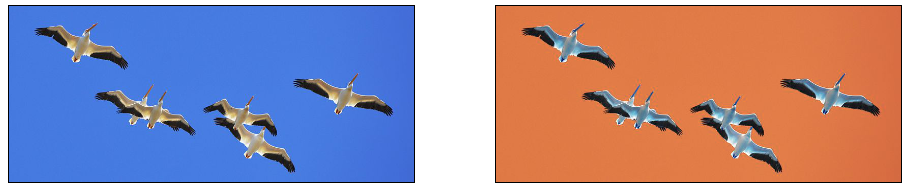
#> input picture images/bird.png, 908 x 187 px, found by its file name
$ python mask_blue.py
#> lines starting #> are read from the running program, lines starting #| are printed output that depends on the picture; after the words box and inside, x2 and y2 are one past the last pixel; in counts of white or black regions, pixels touching at a corner belong together
import cv2
import numpy as np

def mask_blue(path):
#> called with path = 'bird.png'
    img = cv2.imread(path)
#> img is the input picture: shape (187, 908, 3); mean B, G, R 158, 138.5, 158
    hsv = cv2.cvtColor(img, cv2.COLOR_BGR2HSV)
#> hsv: shape (187, 908, 3); mean H, S, V 51.2, 139.3, 217.7

    blue_min = np.array([100, 170, 200], np.uint8)
    blue_max = np.array([120, 180, 255], np.uint8)

    blue_region = cv2.inRange(hsv, blue_min, blue_max)
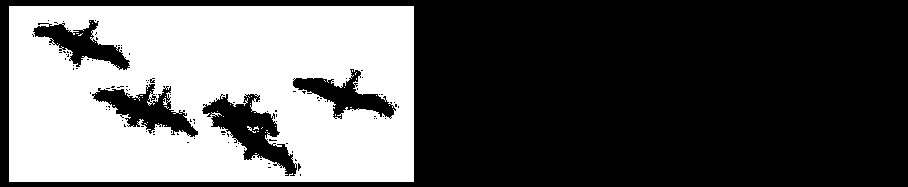
#> blue_region: shape (187, 908); 36.5% white; 42 white regions (40 under 20 px), largest, box (x1, y1, x2, y2) and area: (9, 6, 414, 182) 61800, (247, 126, 256, 133) 20
    white = np.full(img.shape, 255, dtype=img.dtype)
    background = cv2.bitwise_and(white, white, mask=blue_region)  # detected blue area becomes white
#> white: shape (187, 908, 3); every value is 255

    inv_mask = cv2.bitwise_not(blue_region)  # make mask for not-blue area
    extracted = cv2.bitwise_and(img, img, mask=inv_mask)
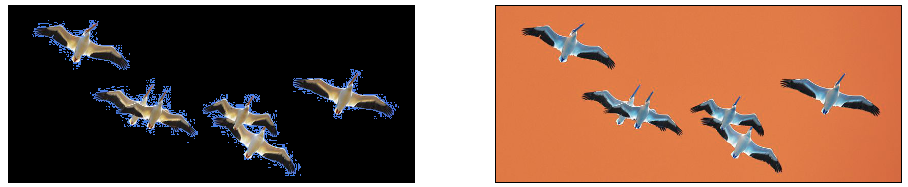
#> extracted: shape (187, 908, 3); mean B, G, R 76.4, 94.3, 132.4

    masked = cv2.add(extracted, background)
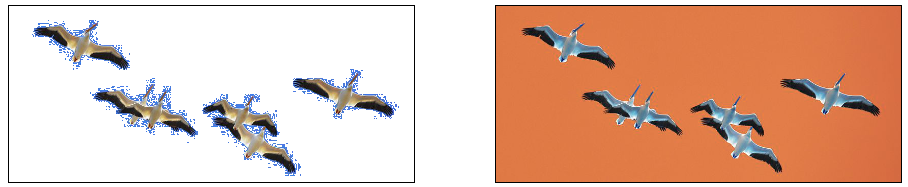
#> masked: shape (187, 908, 3); mean B, G, R 169.3, 187.3, 225.3

    return masked


img=mask_blue("bird.png")
cv2.imshow('image', img)
cv2.waitKey(0)
cv2.destroyAllWindows()

$ run again, with images/kamome.png copied over images/bird.png
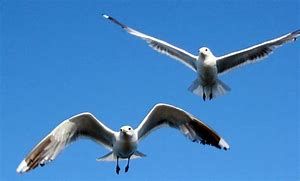
#> input picture images/kamome.png, 300 x 181 px, found by its file name
#> in mask_blue, img is the input picture: shape (181, 300, 3); mean B, G, R 196.4, 132.9, 67.9
#> hsv: shape (181, 300, 3); mean H, S, V 102, 162.9, 197
#> in mask_blue, `blue_region = cv2.inRange(hsv, blue_min, blue_max)`:
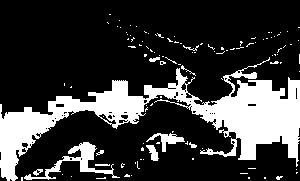
#> blue_region: shape (181, 300); 22.8% white; 111 white regions (100 under 20 px), largest, box (x1, y1, x2, y2) and area: (0, 57, 300, 181) 10621, (24, 142, 120, 180) 770, (146, 133, 185, 152) 255
#> white: shape (181, 300, 3); every value is 255
#> in mask_blue, `masked = cv2.add(extracted, background)`:
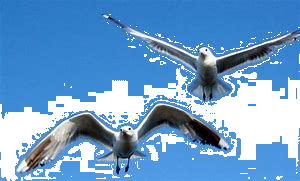
#> masked: shape (181, 300, 3); mean B, G, R 205.1, 158.3, 110.7
